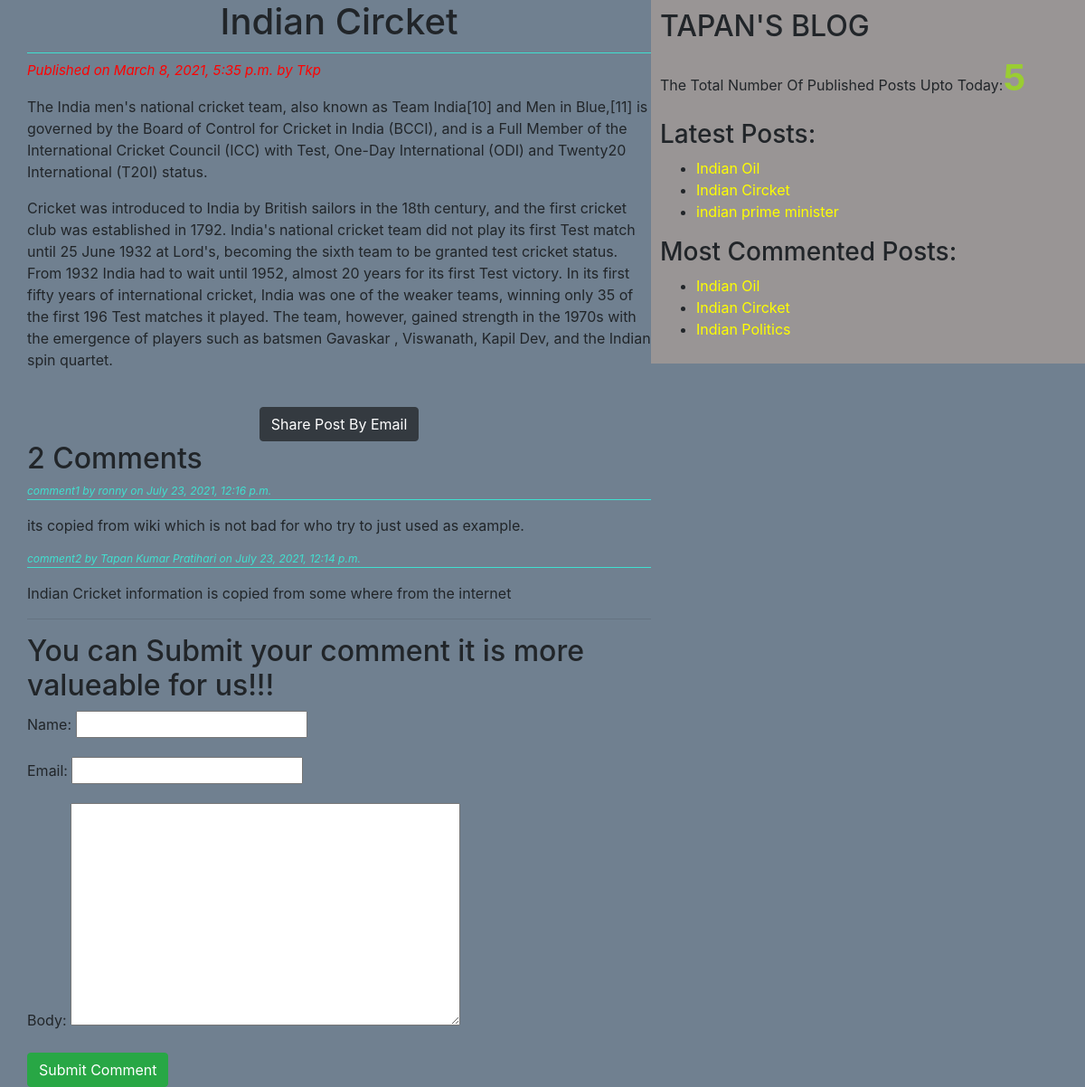
The app's page /2021/03/08/indian-circket/ with its own data.
### testapp/models.py (models this page shows, shortened)
class Post(models.Model):
    STATUS_CHOICES=(('draft','Draft'),('published','Published'))
    title=models.CharField(max_length=256)
    slug=models.SlugField(max_length=264,unique_for_date='publish')
    author=models.ForeignKey(User,related_name='blog_posts',on_delete=models.CASCADE)
    body=models.TextField()
    publish=models.DateTimeField(default=timezone.now)
    created=models.DateTimeField(auto_now_add=True)
    updated=models.DateTimeField(auto_now=True)
    status=models.CharField(max_length=10,choices=STATUS_CHOICES,default='draft')
    objects=CustomerManager()
    tags=TaggableManager()
    class Meta:
        ordering=('-publish',)
    def get_absolute_url(self):
        return reverse ('post_detail',args=[self.publish.year,self.publish.strftime('%m'),self.publish.strftime('%d'),self.slug])

class Comment(models.Model):
    post=models.ForeignKey(Post,related_name='comments',on_delete=models.CASCADE)
    name=models.CharField(max_length=32)
    email=models.EmailField()
    body=models.TextField()
    created=models.DateTimeField(auto_now_add=True)
    updated=models.DateTimeField(auto_now=True)
    active=models.BooleanField(default=True)
    class Meta:
        ordering=('-created',)

### testapp/views.py (the view)
# urls.py: path('<int:year>/<int:month>/<int:day>/<slug:post>/',views.post_detailview,name='post_detail'),
def post_detailview(request,year,month,day,post):
    post=get_object_or_404(Post,slug=post,status='published',publish__year=year,publish__month=month,publish__day=day)
    comments=post.comments.filter(active=True)
    csubmit=False
    if request.method=='POST':
        form=CommentForm(request.POST)
        if form.is_valid():
            new_comment=form.save(commit=False)
            new_comment.post=post
            new_comment.save()
            csubmit=True
    else:
        form=CommentForm()
    return render(request,'testapp/post_detail.html',{'post':post,'form':form,'comments':comments,'csubmit':csubmit})

### testapp/forms.py
class CommentForm(forms.ModelForm):
    class Meta:
        model=Comment
        fields=('name','email','body')

### testapp/models.py (called while the page is built)
    def get_queryset(self):
        return super().get_queryset().filter(status='published')

### testapp/templatetags/blog_tags.py (called while the page is built)
@register.simple_tag
def total_posts():
    return Post.objects.count()

@register.inclusion_tag('testapp/latest_posts123.html')
def show_latest_posts():
    latest_posts=Post.objects.order_by('-publish')[:3]
    return{'latest_posts':latest_posts}

@register.simple_tag
def get_most_commented_posts(count=3):
    return Post.objects.annotate(total_comments=Count('comments')).order_by('-total_comments')[:count]

### templates/testapp/post_detail.html (shortened to what this page needs)
<!DOCTYPE html>
{%extends 'testapp/base.html'%}
    {%block content%}
        <h1>{{post.title}}</h1>
        <p id="date">Published on {{post.publish}} by {{post.author|title}}</p>
        {{post.body|linebreaks}}<br>
        <div class="container" align='center'><a href="/{{post.id}}/share" class="btn btn-dark">Share Post By Email</a></div>
        {% with comments.count as comments_count%}
        <h2>{{comments_count}} Comment{{comments_count|pluralize}}</h2>
        {%endwith%}
        {%if comments%}
            {%for comment in comments%}
                <p id="ch">comment{{forloop.counter}} by {{comment.name}} on {{comment.created}}</p>
                <div class="cb">{{comment.body|linebreaks}}</div>
            {%endfor%}
        {%else%}
            <p>There are no Comments Yet!!!</p>
        {%endif%}<hr>
        {%if csubmit%}
            <h2>Your Comment Added Successfully</h2>
        {%else%}
            <h2>You can Submit your comment it is more valueable for us!!!</h2>
            <form method="post">
                {{form.as_p}}
                <input type="submit" class="btn btn-success" value="Submit Comment">
            </form>
        {%endif%}
    {%endblock%}

### templates/testapp/base.html (shortened to what this page needs)
<!DOCTYPE html>
{% load blog_tags%}
{%load static%}
<html lang="en">
<head>
    <link rel="stylesheet" href="https://cdn.jsdelivr.net/npm/bootstrap@4.6.0/dist/css/bootstrap.min.css">
    <link rel="stylesheet" href="{%static 'css/blog.css'%}">
</head>
<body>
    <div class="content">
        {%block content%}
        {%endblock%}
    </div>
    <div class="sidebar">
        <h2>TAPAN'S BLOG</h2>
        <P>The Total Number Of Published Posts Upto Today:<span id="pcount">{% total_posts%}</span></P>
        <h3>Latest Posts:</h3>{%show_latest_posts%}
        <h3>Most Commented Posts:</h3>
        {%get_most_commented_posts as most_commented_posts%}
        <ul>
            {%for post in most_commented_posts%}
                <li><a href="{{post.get_absolute_url}}">{{post.title}}</a></li>
            {%endfor%}
        </ul>
    </div>
</body>
</html>

### templates/testapp/latest_posts123.html
<!DOCTYPE html>
<ul>
    {% for post in latest_posts%}
    <li><a href="{{post.get_absolute_url}}">{{post.title}}</a></li>
    {%endfor%}
</ul>

### static/css/blog.css (style rules this page uses)
.content { width:60%; float: left; padding: 0 0 0 30px; height: 100%; }
body { background: slategray; }
a { color:yellow; }
.sidebar { width: 40%; float: right; padding: 10px; background: rgb(153, 149, 149); height: 100%; }
h1 { text-align:center; border-bottom: 1px solid turquoise; padding-bottom: 10px; }
#date { color:red; font-size: 15px; font-style: italic; }
#ch { color:turquoise; font-size: 12px; font-style: italic; border-bottom:1px solid turquoise; }
#pcount { font-size: 40px; color: yellowgreen; font-weight: bold; }

### records on screen
Post: title "Indian Circket", publish "March 8, 2021, 5:35 p.m.", author "Tkp", body "The India men's national cricket team, also known as Team India[10] and Men in Blue,[11] is governed by the Board of Control for Cricket in India (BCCI), and is a Full Member of the International Cricket Council (ICC) with Test, One-Day International (ODI) and Twenty20 International (T20I) status. Cricket was introduced to India by British sailors in the 18th century, and the first cricket club was established in 1792. India's national cricket team did not play its first Test match until 25 June 1932 at Lord's, becoming the sixth team to be granted test cricket status. From 1932 India had to wait until 1952, almost 20 years for its first Test victory. In its first fifty years of…"
Comment: name "ronny", created "July 23, 2021, 12:16 p.m.", body "its copied from wiki which is not bad for who try to just used as example."
Comment: name "Tapan Kumar Pratihari", created "July 23, 2021, 12:14 p.m.", body "Indian Cricket information is copied from some where from the internet"
Post: title "Indian Oil"
Post: title "indian prime minister"
Post: title "Indian Politics"

### other values on screen
{{ comments_count }} "2"
